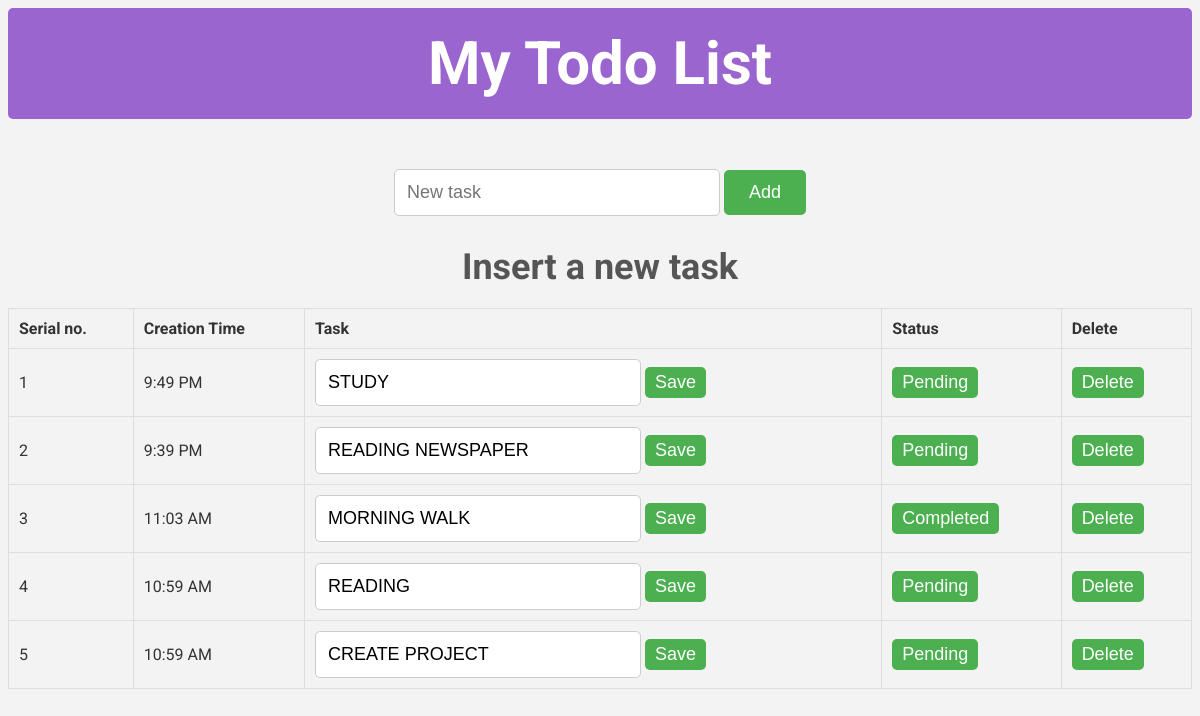
The page / on the database its author committed.
### myapp/models.py (models this page shows, shortened)
class TodoList(models.Model):
    created_at = models.DateTimeField(auto_now_add=True, null=True)
    add = models.CharField(max_length=225)  # Field to store the task name
    status = models.CharField(max_length=10, default='Pending')

### myapp/views.py (the view)
# urls.py: path('', views.home, name='home'),
def home(request):
    tasks = TodoList.objects.all().order_by('-created_at')  # Latest first
    return render(request, 'home.html', {'tasks': tasks})

### templates/home.html (shortened to what this page needs)
<!DOCTYPE html>
<html lang="en">
<head>
    {% load static %}
    <link rel="stylesheet" href="{% static 'style.css' %}">
</head>
<body>
    <div class="heading">
        <h1>My Todo List</h1>
    </div>
    <div class="select">
        <form action="{% url 'store_data' %}" method="POST">
            <input type="text" id="data" name="data" placeholder="New task">
            <button type="submit">Add</button>
        </form>
    </div>
    <div class="last">Insert a new task</div>
    <table class="tasklist">
        <thead>
            <tr>
                <th>Serial no.</th>
                <th>Creation Time</th>
                <th>Task</th>
                <th>Status</th>
                <th>Delete</th>
            </tr>
        </thead>
        <tbody>
            {% for item in tasks %}
            <tr id="task-row-{{ item.id }}">
                <td>{{ forloop.counter }}</td>
                <td>{{ item.created_at|date:"g:i A" }}</td>
                <td>
                    <input type="text" value="{{ item.add }}" class="task-input" data-task-id="{{ item.id }}">
                    <button onclick="updateTask('{{ item.id }}')">Save</button>
                </td>
                <td>
                    <form method="POST" action="{% url 'toggle_status' item.id %}">
                        <button type="submit" class="bt">{{ item.status }}</button>
                    </form>
                </td>
                <td>
                    <form method="POST" action="{% url 'delete' item.add %}">
                        <button type="submit">Delete</button>
                    </form>
                </td>
            </tr>
            {% endfor %}
            </tbody>
    </table>
</body>
</html>

### static/style.css (style rules this page uses)
body { background-color: #f3f3f3; font-family: 'Roboto', sans-serif; color: #333; }
.heading { text-align: center; font-size: 30px; font-weight: 600; background-color: #9a65ce; color: white; padding: 20px; border-radius: 5px; }
.heading h1 { margin: 0; }
.select { display: flex; justify-content: center; gap: 10px; padding-top: 50px; }
input[type="text"] { font-size: 18px; padding: 12px; width: 300px; border-radius: 5px; border: 1px solid #ccc; transition: border 0.3s ease-in-out; }
button { font-size: 18px; padding: 12px 25px; border-radius: 5px; cursor: pointer; background-color: #4CAF50; color: white; border: none; transition: background-color 0.3s, transform 0.2s ease-in-out; }
.bt { background-color: red; }
.last { text-align: center; padding-top: 30px; font-size: 36px; font-weight: bold; color: #555; }
table.tasklist { width: 100%; border-collapse: collapse; margin-top: 20px; }
table.tasklist th, table.tasklist td { padding: 10px; border: 1px solid #ddd; text-align: left; }
table.tasklist button { padding: 5px 10px; background-color: #4CAF50; color: white; border: none; border-radius: 5px; }

### rows shown on the page
TodoList: created_at "9:49 PM", add "STUDY", status "Pending"
TodoList: created_at "9:39 PM", add "READING NEWSPAPER", status "Pending"
TodoList: created_at "11:03 AM", add "MORNING WALK", status "Completed"
TodoList: created_at "10:59 AM", add "READING", status "Pending"
TodoList: created_at "10:59 AM", add "CREATE PROJECT", status "Pending"
